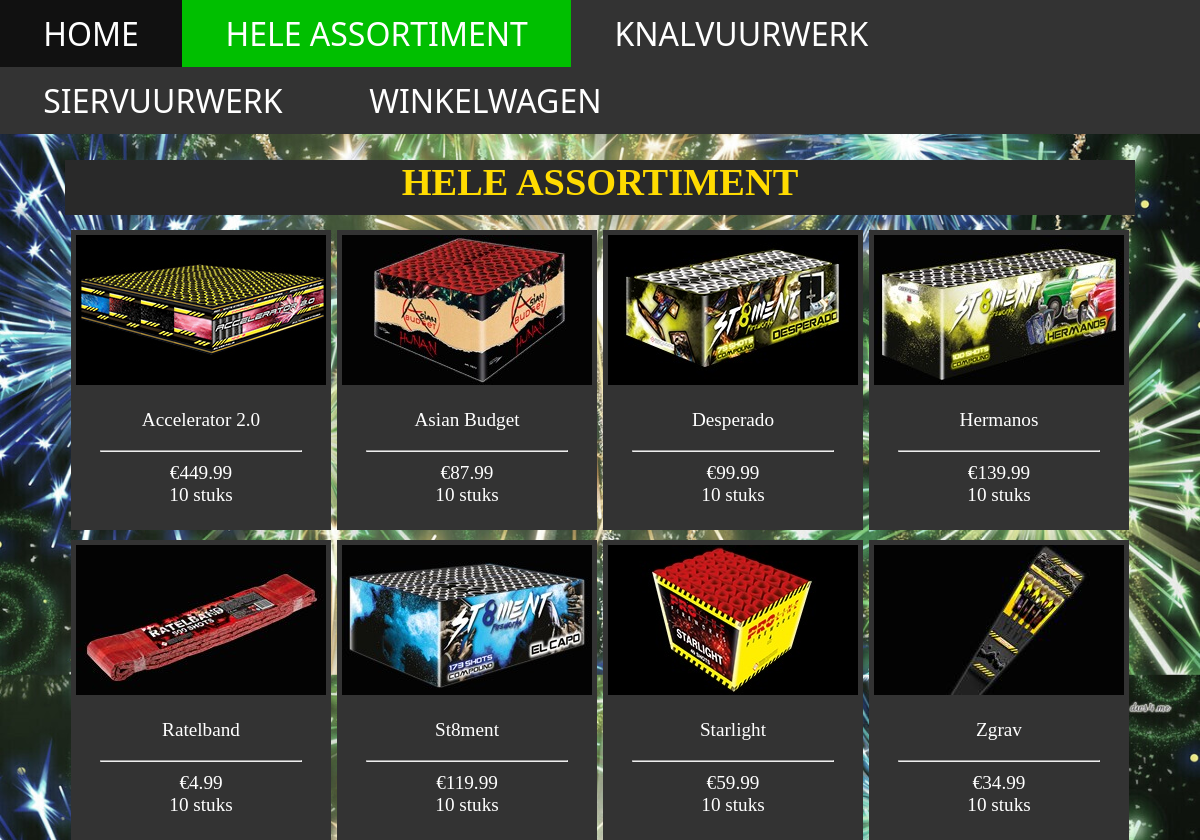
/vuurwerksite/sites/assortiment.php, run on the app's committed database.
### tables this page shows
CREATE TABLE `product` (
  `naam` varchar(50) NOT NULL,
  `Prijs` double(5,2) NOT NULL,
  `voorraad` int(11) NOT NULL,
  `Categorie` varchar(30) NOT NULL,
  `url_Afbeelding` varchar(100) NOT NULL,
  `weblink` varchar(50) DEFAULT NULL
);

### vuurwerksite/sites/assortiment.php (the view, shortened to what this page needs)
<!DOCTYPE html>
<html lang="en">
<head>
    <link rel="stylesheet" type="text/css" href="../styles/allstyle.css">
</head>
<body>
<ul>
    <li><a href="index.php">HOME</a></li>
    <li><a class="active" href="assortiment.php">HELE ASSORTIMENT</a></li>
    <li><a href="knalvuurwerk.php">KNALVUURWERK</a></li>
    <li><a href="siervuurwerk.php">SIERVUURWERK</a></li>
    <li><a href="#about">WINKELWAGEN</a></li>
</ul>
<div class="container">
    <div class="aanbieding">
        <h1>HELE ASSORTIMENT</h1>
    </div>
    <?php
$servername = "localhost";
$username = "root";
$password = "";
$dbname = "vuurwerk";
$conn = new mysqli($servername, $username, $password, $dbname);
    $sql = "SELECT * FROM product";
    $result = $conn->query($sql);
    if ($result->num_rows > 0) {
    while($row = $result->fetch_assoc()) {
    echo "<div class=content2>";
    echo "<a href=" . $row['weblink'] . ">";
    echo "<img src=".$row['url_Afbeelding'] . ">";
    echo "<p>" . $row['naam'] . "</p>";
    echo "<hr>";
    echo "€" .  $row['Prijs'] . "<br>";
    echo $row['voorraad'] . " stuks<br>";
    echo "</div>";
    }
    } else {
    echo "0 results";
    }
    ?>
</div>
</body>
</html>

### vuurwerksite/styles/allstyle.css (style rules this page uses)
body { background-image: url('../images/background1.jpg'); background-size: 100%; margin: 0px; background-position: ; }
ul { list-style-type: none; padding: 0; margin-top: 0; overflow: hidden; background-color: #333; }
li { float: left; }
li a { display: block; color: white; text-align: center; padding: 12px 43.3px; text-decoration: none; font-size: 200%; font-family: "Segoe UI",Arial,sans-serif; }
a { color: white; text-decoration: none; }
.container { width: 1070px; margin-left: auto; margin-right: auto; }
.aanbieding { width: 1070px; height: 55px; background-color: #292929; color: #ffdb00; text-align: center; margin-top: 10px; font-size: 120%; margin-bottom: 5px; }
.content2 { width: 260px; height: 300px; background-color: #333; color: white; text-align: center; margin-top: 10px; font-size: 120%; margin-left: 6px; float: left; }
.content2 img { margin-top: 5px; }
.content2 hr { width: 200px; }
.active { background-color: #00bf00; }

### data on the page
product: url_Afbeelding (picture), naam "Accelerator 2.0", Prijs "449.99", voorraad "10"
product: url_Afbeelding (picture), naam "Asian Budget", Prijs "87.99", voorraad "10"
product: url_Afbeelding (picture), naam "Desperado", Prijs "99.99", voorraad "10"
product: url_Afbeelding (picture), naam "Hermanos", Prijs "139.99", voorraad "10"
product: url_Afbeelding (picture), naam "Ratelband", Prijs "4.99", voorraad "10"
product: url_Afbeelding (picture), naam "St8ment", Prijs "119.99", voorraad "10"
product: url_Afbeelding (picture), naam "Starlight", Prijs "59.99", voorraad "10"
product: url_Afbeelding (picture), naam "Zgrav", Prijs "34.99", voorraad "10"
